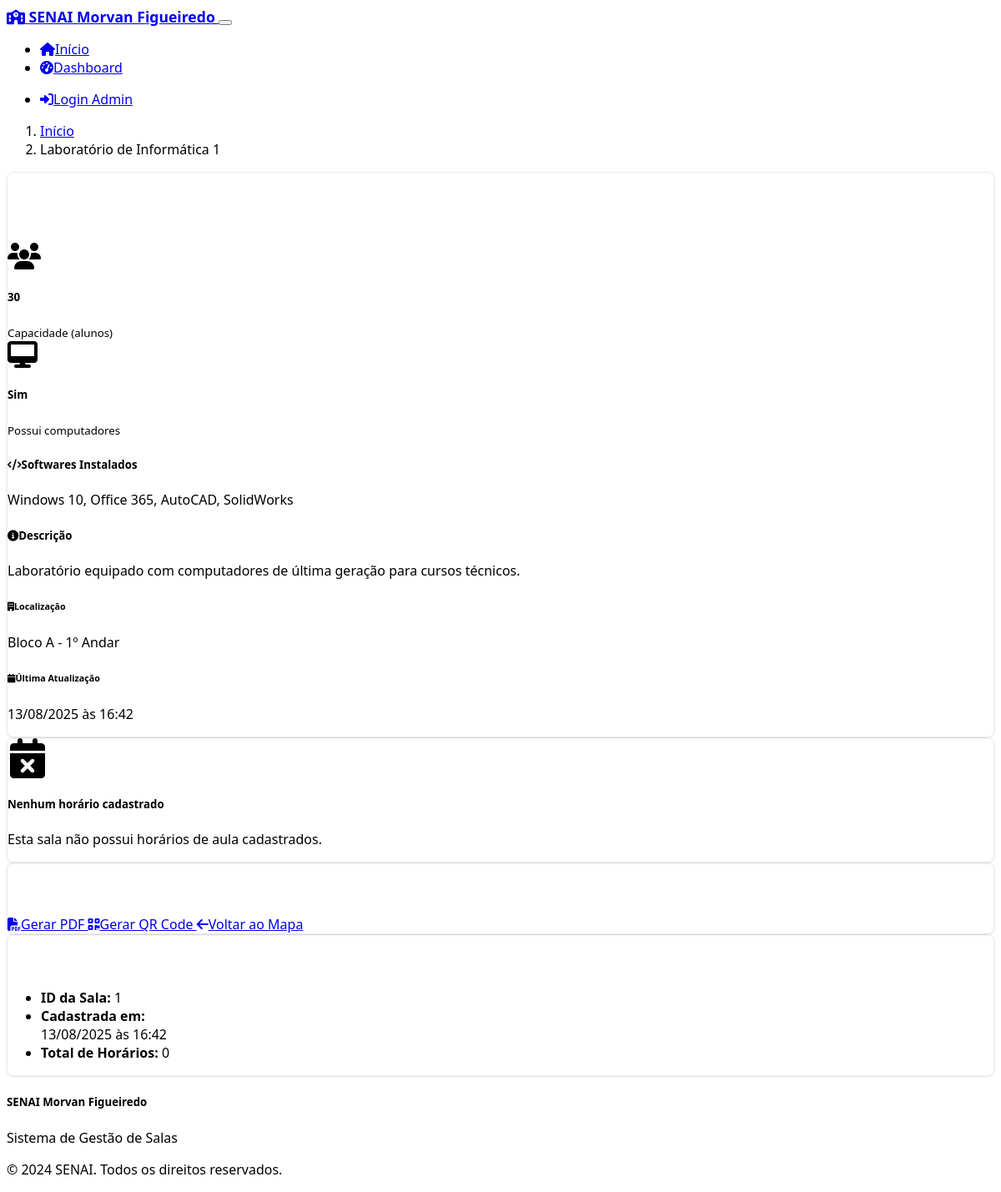
/classroom/1, run on an earlier commit of the app's database.
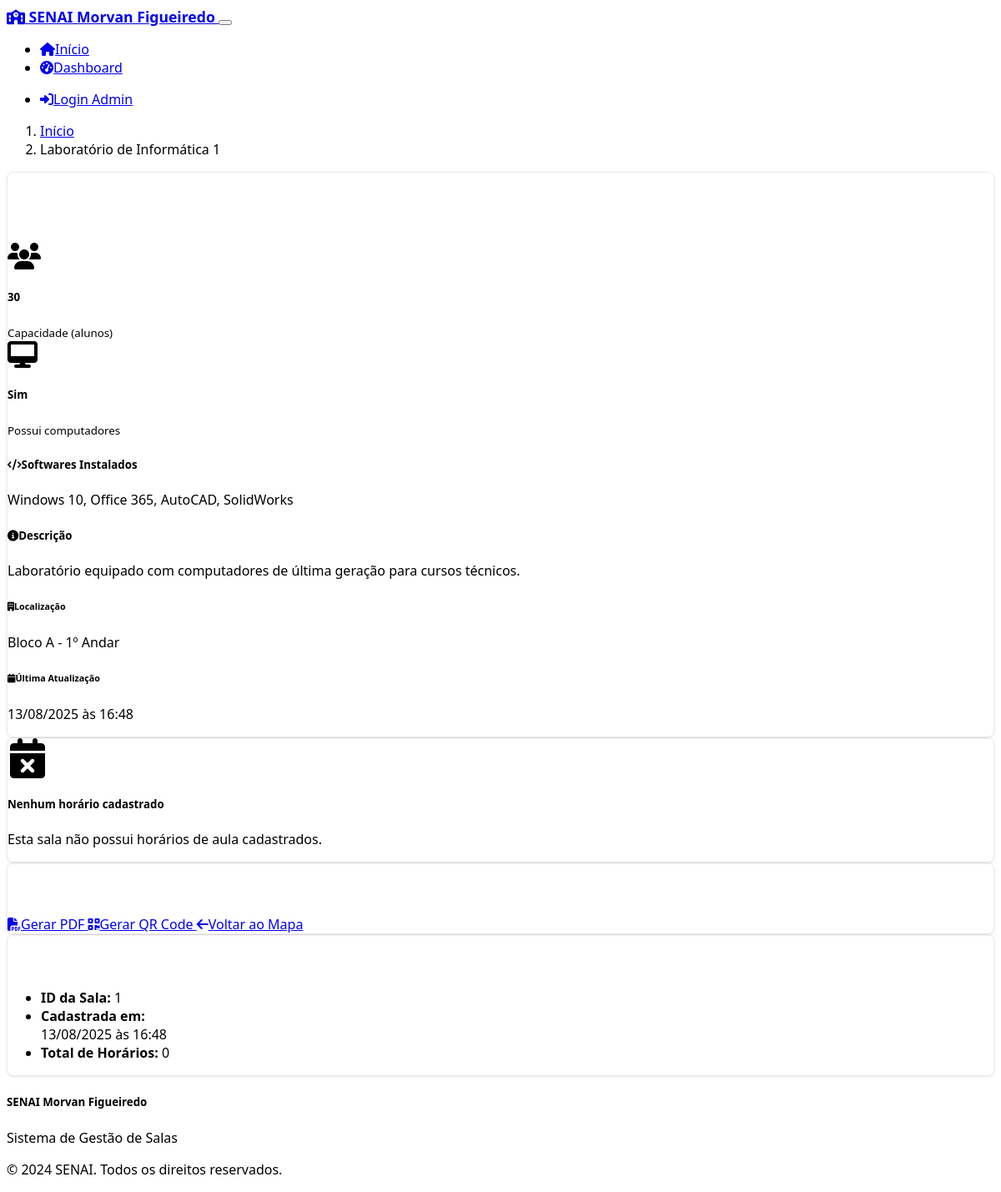
And on a later commit of the database.
### models.py (models this page shows, shortened)
class Classroom(db.Model):
    id = db.Column(db.Integer, primary_key=True)
    name = db.Column(db.String(100), nullable=False)
    capacity = db.Column(db.Integer, nullable=False)
    has_computers = db.Column(db.Boolean, default=False)
    software = db.Column(db.Text, default='')
    description = db.Column(db.Text, default='')
    floor = db.Column(db.Integer, nullable=False)
    block = db.Column(db.String(10), nullable=False)
    image_url = db.Column(db.String(255), default='')
    created_at = db.Column(db.DateTime, default=datetime.utcnow)
    updated_at = db.Column(db.DateTime, default=datetime.utcnow, onupdate=datetime.utcnow)
    schedules = db.relationship('Schedule', backref='classroom', lazy=True, cascade='all, delete-orphan')

### routes.py (the view)
@app.route('/classroom/<int:classroom_id>')
def classroom_detail(classroom_id):
    classroom = Classroom.query.get_or_404(classroom_id)
    schedules = Schedule.query.filter_by(classroom_id=classroom_id, is_active=True).all()
    return render_template('classroom.html', classroom=classroom, schedules=schedules)

### templates/classroom.html (shortened to what this page needs)
{% extends "base.html" %}
{% block content %}
<div class="container">
    <div class="row">
        <div class="col-12">
            <nav aria-label="breadcrumb">
                <ol class="breadcrumb">
                    <li class="breadcrumb-item"><a href="{{ url_for('index') }}">Início</a></li>
                    <li class="breadcrumb-item active">{{ classroom.name }}</li>
                </ol>
            </nav>
        </div>
    </div>
    <div class="row">
        <div class="col-lg-8">
            <div class="card">
                <div class="card-header d-flex justify-content-between align-items-center">
                    <h3 class="mb-0"><i class="fas fa-door-open me-2 text-primary"></i>{{ classroom.name }}</h3>
                    <span class="badge bg-primary fs-6">{{ classroom.block }}{{ classroom.floor }}</span>
                </div>
                <div class="card-body">
                    <div class="row mb-4">
                        <div class="col-md-6">
                            <div class="d-flex align-items-center mb-3">
                                <i class="fas fa-users fa-2x text-info me-3"></i>
                                <div>
                                    <h5 class="mb-0">{{ classroom.capacity }}</h5>
                                    <small class="text-muted">Capacidade (alunos)</small>
                                </div>
                            </div>
                        </div>
                        <div class="col-md-6">
                            <div class="d-flex align-items-center mb-3">
                                {% if classroom.has_computers %}
                                    <i class="fas fa-desktop fa-2x text-success me-3"></i>
                                    <div>
                                        <h5 class="mb-0 text-success">Sim</h5>
                                        <small class="text-muted">Possui computadores</small>
                                    </div>
                                {% else %}
                                    <i class="fas fa-times fa-2x text-danger me-3"></i>
                                    <div>
                                        <h5 class="mb-0 text-danger">Não</h5>
                                        <small class="text-muted">Possui computadores</small>
                                    </div>
                                {% endif %}
                            </div>
                        </div>
                    </div>
                    {% if classroom.software %}
                    <div class="mb-4">
                        <h5><i class="fas fa-code me-2"></i>Softwares Instalados</h5>
                        <div class="bg-light p-3 rounded">
                            {{ classroom.software }}
                        </div>
                    </div>
                    {% endif %}
                    {% if classroom.description %}
                    <div class="mb-4">
                        <h5><i class="fas fa-info-circle me-2"></i>Descrição</h5>
                        <div class="bg-light p-3 rounded">
                            {{ classroom.description }}
                        </div>
                    </div>
                    {% endif %}
                    <div class="row">
                        <div class="col-md-6">
                            <h6><i class="fas fa-building me-2"></i>Localização</h6>
                            <p>Bloco {{ classroom.block }} - {{ classroom.floor }}º Andar</p>
                        </div>
                        <div class="col-md-6">
                            <h6><i class="fas fa-calendar me-2"></i>Última Atualização</h6>
                            <p>{{ classroom.updated_at.strftime('%d/%m/%Y às %H:%M') if classroom.updated_at else 'Não informado' }}</p>
                        </div>
                    </div>
                </div>
            </div>
            {% if schedules %}
            <div class="card mt-4">
                <div class="card-header">
                    <h5 class="mb-0"><i class="fas fa-calendar-alt me-2"></i>Horários de Aula</h5>
                </div>
                <div class="card-body">
                    <div class="table-responsive">
                        <table class="table table-striped">
                            <thead>
                                <tr>
                                    <th>Dia</th>
                                    <th>Turno</th>
                                    <th>Horário</th>
                                    <th>Curso</th>
                                    <th>Instrutor</th>
                                </tr>
                            </thead>
                            <tbody>
                                {% for schedule in schedules %}
                                <tr>
                                    <td>{{ schedule.to_dict()['day_name'] }}</td>
                                    <td>
                                        <span class="badge bg-secondary">
                                            {% if schedule.shift == 'morning' %}Manhã
                                            {% elif schedule.shift == 'afternoon' %}Tarde
                                            {% elif schedule.shift == 'fullday' %}Integral
                                            {% elif schedule.shift == 'night' %}Noite
                                            {% endif %}
                                        </span>
                                    </td>
                                    <td>{{ schedule.start_time }} - {{ schedule.end_time }}</td>
                                    <td>{{ schedule.course_name }}</td>
                                    <td>{{ schedule.instructor or 'Não informado' }}</td>
                                </tr>
                                {% endfor %}
                            </tbody>
                        </table>
                    </div>
                </div>
            </div>
            {% else %}
            <div class="card mt-4">
                <div class="card-body text-center">
                    <i class="fas fa-calendar-times fa-3x text-muted mb-3"></i>
                    <h5>Nenhum horário cadastrado</h5>
                    <p class="text-muted">Esta sala não possui horários de aula cadastrados.</p>
                </div>
            </div>
            {% endif %}
        </div>
        <div class="col-lg-4">
            <div class="card">
                <div class="card-header">
                    <h5 class="mb-0"><i class="fas fa-cogs me-2"></i>Ações</h5>
                </div>
                <div class="card-body">
                    <div class="d-grid gap-2">
                        <a href="{{ url_for('generate_pdf', classroom_id=classroom.id) }}" class="btn btn-outline-primary">
                            <i class="fas fa-file-pdf me-2"></i>Gerar PDF
                        </a>
                        <a href="{{ url_for('generate_qr', classroom_id=classroom.id) }}" class="btn btn-outline-secondary">
                            <i class="fas fa-qrcode me-2"></i>Gerar QR Code
                        </a>
                        <a href="{{ url_for('index') }}" class="btn btn-outline-dark">
                            <i class="fas fa-arrow-left me-2"></i>Voltar ao Mapa
                        </a>
                    </div>
                </div>
            </div>
            <div class="card mt-3">
                <div class="card-header">
                    <h6 class="mb-0"><i class="fas fa-info-circle me-2"></i>Informações Rápidas</h6>
                </div>
                <div class="card-body">
                    <ul class="list-unstyled mb-0">
                        <li class="mb-2">
                            <strong>ID da Sala:</strong> {{ classroom.id }}
                        </li>
                        <li class="mb-2">
                            <strong>Cadastrada em:</strong><br>
                            {{ classroom.created_at.strftime('%d/%m/%Y às %H:%M') if classroom.created_at else 'Não informado' }}
                        </li>
                        <li class="mb-2">
                            <strong>Total de Horários:</strong> {{ schedules|length }}
                        </li>
                    </ul>
                </div>
            </div>
        </div>
    </div>
</div>
{% endblock %}

### templates/base.html (shortened to what this page needs)
<!DOCTYPE html>
<html lang="pt-BR" data-bs-theme="dark">
<head>
    <link href="https://cdn.replit.com/agent/bootstrap-agent-dark-theme.min.css" rel="stylesheet">
    <link href="https://cdnjs.cloudflare.com/ajax/libs/font-awesome/6.4.0/css/all.min.css" rel="stylesheet">
    <link href="{{ url_for('static', filename='css/custom.css') }}" rel="stylesheet">
</head>
<body>
    <nav class="navbar navbar-expand-lg navbar-dark bg-primary">
        <div class="container">
            <a class="navbar-brand" href="{{ url_for('index') }}">
                <i class="fas fa-school me-2"></i>
                SENAI Morvan Figueiredo
            </a>
            <button class="navbar-toggler" type="button" data-bs-toggle="collapse" data-bs-target="#navbarNav">
            </button>
            <div class="collapse navbar-collapse" id="navbarNav">
                <ul class="navbar-nav me-auto">
                    <li class="nav-item">
                        <a class="nav-link" href="{{ url_for('index') }}">
                            <i class="fas fa-home me-1"></i>Início
                        </a>
                    </li>
                    <li class="nav-item">
                        <a class="nav-link" href="{{ url_for('dashboard') }}">
                            <i class="fas fa-tachometer-alt me-1"></i>Dashboard
                        </a>
                    </li>
                </ul>
                <ul class="navbar-nav">
                    {% if session.admin_authenticated %}
                    <li class="nav-item dropdown">
                        <a class="nav-link dropdown-toggle" href="#" role="button" data-bs-toggle="dropdown">
                            <i class="fas fa-download me-1"></i>Relatórios
                        </a>
                        <ul class="dropdown-menu">
                            <li><a class="dropdown-item" href="{{ url_for('generate_general_report_route') }}">
                                <i class="fas fa-file-pdf me-2"></i>Relatório Geral
                            </a></li>
                            <li><a class="dropdown-item" href="{{ url_for('generate_availability_report_route') }}">
                                <i class="fas fa-calendar me-2"></i>Horários Disponíveis
                            </a></li>
                        </ul>
                    </li>
                    <li class="nav-item">
                        <a class="nav-link" href="{{ url_for('logout') }}">
                            <i class="fas fa-sign-out-alt me-1"></i>Sair
                        </a>
                    </li>
                    {% else %}
                    <li class="nav-item">
                        <a class="nav-link" href="{{ url_for('login') }}">
                            <i class="fas fa-sign-in-alt me-1"></i>Login Admin
                        </a>
                    </li>
                    {% endif %}
                </ul>
            </div>
        </div>
    </nav>
    <main class="py-4">
        {% block content %}{% endblock %}
    </main>
    <footer class="bg-dark text-light py-4 mt-5">
        <div class="container">
            <div class="row">
                <div class="col-md-6">
                    <h5>SENAI Morvan Figueiredo</h5>
                    <p class="mb-0">Sistema de Gestão de Salas</p>
                </div>
                <div class="col-md-6 text-md-end">
                    <p class="mb-0">© 2024 SENAI. Todos os direitos reservados.</p>
                </div>
            </div>
        </div>
    </footer>
</body>
</html>

### static/css/custom.css (style rules this page uses)
:root { --senai-blue: #1e3a8a; --senai-light-blue: #3b82f6; --senai-green: #10b981; --senai-orange: #f59e0b; --senai-red: #ef4444; }
body { font-family: 'Segoe UI', Tahoma, Geneva, Verdana, sans-serif; }
.navbar-brand { font-weight: 600; font-size: 1.1rem; }
.card { border: 1px solid rgba(0,0,0,0.08); box-shadow: 0 1px 3px rgba(0,0,0,0.1); transition: transform 0.2s ease-in-out, box-shadow 0.2s ease-in-out; border-radius: 8px; }
.card-header { background: linear-gradient(135deg, var(--bs-primary) 0%, var(--bs-primary-dark) 100%); border-bottom: none; color: white; }
.badge { font-size: 0.75rem; padding: 0.5em 0.75em; }
footer { margin-top: auto; }
[data-bs-theme="dark"] .bg-light { background-color: var(--bs-dark) !important; color: var(--bs-light); }

What changed in the data, as far as the page shows it:
changed Classroom "Laboratório de Informática 1": updated_at "13/08/2025 às 16:42" → "13/08/2025 às 16:48"; created_at "13/08/2025 às 16:42" → "13/08/2025 às 16:48"
